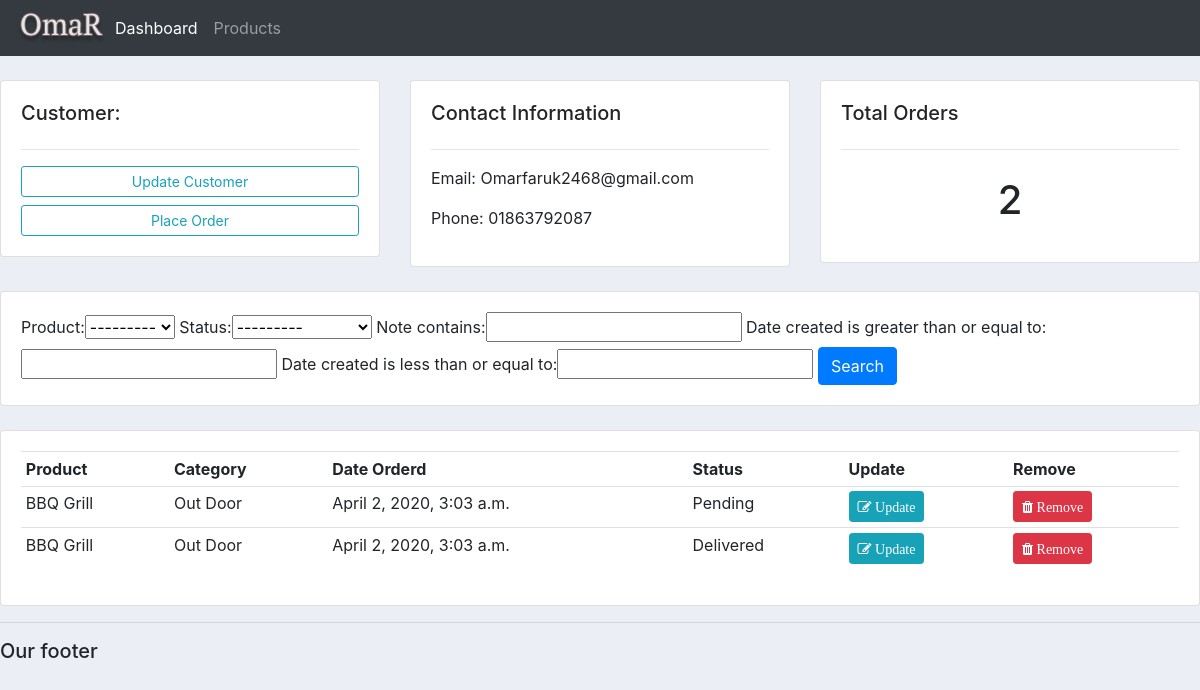
/customer/3/, run on the app's committed database.
### accounts/models.py (models this page shows, shortened)
class Customer(models.Model):
    name = models.CharField(max_length=200, null=True)
    phone = models.CharField(max_length=200, null=True)
    email = models.CharField(max_length=200, null=True)
    date_created = models.DateTimeField(auto_now_add=True, null=True)

class Order(models.Model):
    STATUS = (
        ('Pending', 'Pending'),
        ('Out for delivery', 'Out for delivery'),
        ('Delivered', 'Delivered'),
    )
    customer = models.ForeignKey(Customer, null=True, on_delete=models.SET_NULL) # one to many relationships
    product = models.ForeignKey(Product, null=True, on_delete=models.SET_NULL) # one to many relationships
    date_created = models.DateTimeField(auto_now_add=True, null=True)
    status = models.CharField(max_length=200, null=True, choices=STATUS)
    note = models.CharField(max_length=1000, null=True) # for custom Search

class Product(models.Model):
    CATEGORY = (
        ('Indoor', 'Indoor'),
        ('Out Door', 'Out Door'),
    )
    name = models.CharField(max_length=200, null=True)
    price = models.FloatField(null=True)
    category = models.CharField(max_length=200, null=True, choices=CATEGORY)
    description = models.CharField(max_length=200, null=True, blank=True)
    date_created = models.DateTimeField(auto_now_add=True, null=True)
    tags = models.ManyToManyField(Tag) # Many to Many relationships
    def __str__(self):
        return self.name

### accounts/views.py (the view)
# urls.py: path('customer/<str:pk>/', views.customer, name='customer'),
def customer(request, pk):
    customer = Customer.objects.get(id=pk)
    orders = customer.order_set.all()  # order_set means customers child order from model fields
    order_count = orders.count()
    myFilter = OrderFilter(request.GET, queryset=orders)
    orders = myFilter.qs
    context = {
        'customer':customer,
        'orders':orders,
        'order_count':order_count,
        'myFilter':myFilter
    }
    return render(request, 'accounts/customer.html', context)

### accounts/templates/accounts/customer.html
{%  extends 'accounts/main.html' %}
{% block content %}
	<br>
<div class="row">
	<div class="col-md">
		<div class="card card-body">
			<h5>Customer:</h5>
			<hr>
			<a class="btn btn-outline-info  btn-sm btn-block" href="">Update Customer</a>
			<a class="btn btn-outline-info  btn-sm btn-block" href="{% url 'createOrder' customer.id %}">Place Order</a>
		</div>
	</div>
	<div class="col-md">
		<div class="card card-body">
			<h5>Contact Information</h5>
			<hr>
			<p>Email: {{ customer.email }}</p>
			<p>Phone: {{ customer.phone }}</p>
		</div>
	</div>
	<div class="col-md">
		<div class="card card-body">
			<h5>Total Orders</h5>
			<hr>
			<h1 style="text-align: center;padding: 10px">{{ order_count }}</h1>
		</div>
	</div>
</div>
<br>
<div class="row">
	<div class="col">
		<div class="card card-body">
			<form method="get">
					{{ myFilter.form }}
		    <button class="btn btn-primary" type="submit">Search</button>
		  </form>
		</div>
	</div>
</div>
<br>
<div class="row">
	<div class="col-md">
		<div class="card card-body">
			<table class="table table-sm">
				<tr>
					<th>Product</th>
					<th>Category</th>
					<th>Date Orderd</th>
					<th>Status</th>
					<th>Update</th>
					<th>Remove</th>
				</tr>
				{% for order in orders %}
					<tr>
						<td>{{ order.product }}</td>
						<td>{{ order.product.category }}</td>
						<td>{{ order.date_created }}</td>
						<td>{{ order.status }}</td>
						<td><a class="btn btn-sm btn-info" href="{% url 'updateOrder' order.id %}"><i class="fa fa-edit"> Update</i></a></td>
						<td><a class="btn btn-sm btn-danger" href="{% url 'delete_order' order.id %}"><i class="fa fa-trash"> Remove</i></a></td>
					</tr>
				{% endfor %}
			</table>
		</div>
	</div>
</div>
{% endblock %}

### static/css/main.css (style rules this page uses)
body { background-color: #ebeff5; }

### data on the page
Customer: email "Omarfaruk2468@gmail.com", phone "01863792087"
Order: product "BBQ Grill", product.category "Out Door", date_created "April 2, 2020, 3:03 a.m.", status "Pending"
Order: product "BBQ Grill", product.category "Out Door", date_created "April 2, 2020, 3:03 a.m.", status "Delivered"

### other printed values
{{ order_count }} "2"
